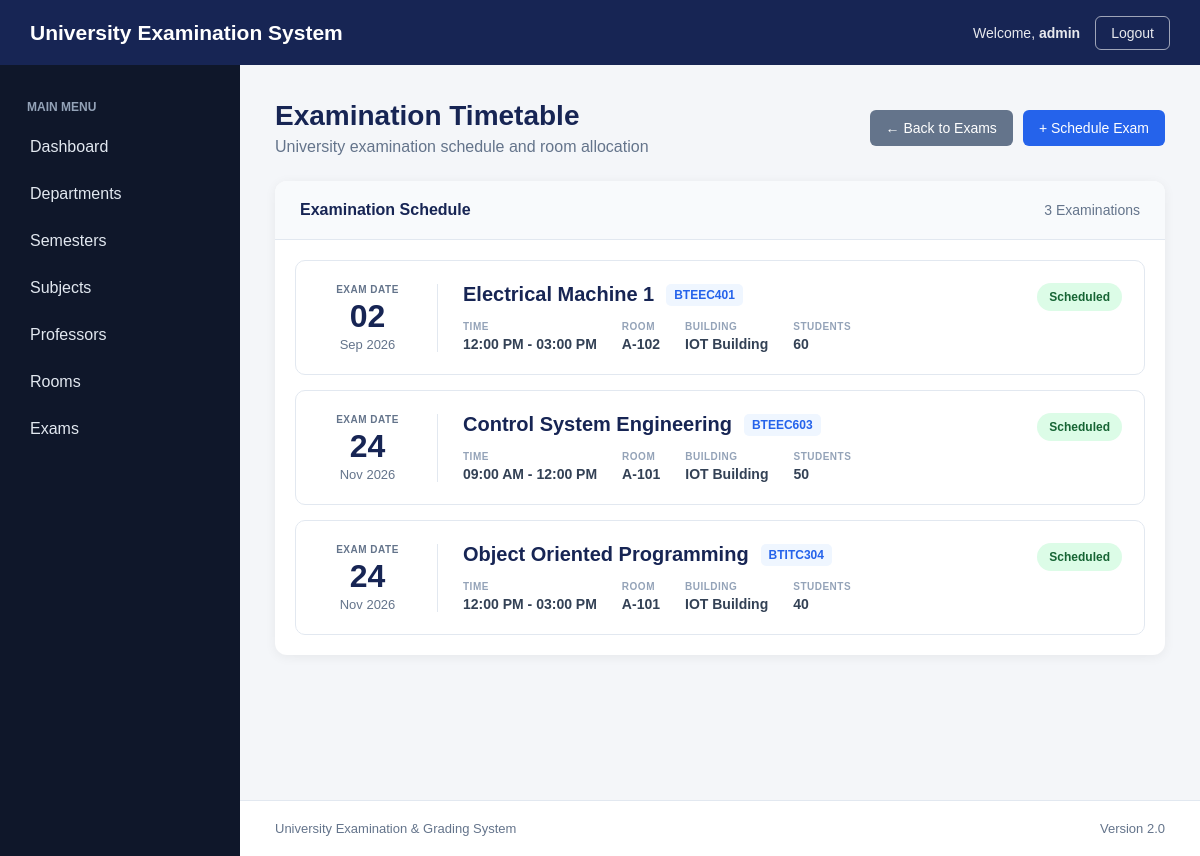
Page /exams/timetable/ (signed in) on the committed database.
### academics/models.py (models this page shows, shortened)
class Exam(models.Model):
    subject = models.ForeignKey(
        Subject,
        on_delete=models.CASCADE,
        related_name="exams"
    )
    room = models.ForeignKey(
        Room,
        on_delete=models.PROTECT,
        related_name="exams"
    )
    exam_date = models.DateField()
    start_time = models.TimeField()
    end_time = models.TimeField()
    student_count = models.PositiveIntegerField()
    created_at = models.DateTimeField(
        auto_now_add=True
    )

class Subject(models.Model):
    semester = models.ForeignKey(
        Semester,
        on_delete=models.CASCADE,
        related_name="subjects"
    )
    name = models.CharField(
        max_length=150
    )
    code = models.CharField(
        max_length=30,
        unique=True
    )
    credits = models.PositiveIntegerField()
    professors = models.ManyToManyField(
        Professor,
        related_name="subjects",
        blank=True
    )

class Room(models.Model):
    room_number = models.CharField(
        max_length=20,
        unique=True
    )
    building = models.CharField(
        max_length=100
    )
    capacity = models.PositiveIntegerField()

### academics/views.py (the view)
@login_required
def exam_timetable(request):
    exams = Exam.objects.select_related(
        "subject",
        "room"
    ).order_by(
        "exam_date",
        "start_time"
    )
    return render(
        request,
        "academics/exam_timetable.html",
        {
            "exams": exams
        }
    )

### academics/templates/academics/exam_timetable.html (shortened to what this page needs)
{% extends "academics/base.html" %}
{% block content %}
<div class="page-header">
    <div>
        <h1 class="page-title">
            Examination Timetable
        </h1>
        <p class="page-description">
            University examination schedule and room allocation
        </p>
    </div>
    <div class="timetable-actions">
        <a
            href="{% url 'exams' %}"
            class="btn btn-secondary"
        >
            ← Back to Exams
        </a>
        <a
            href="{% url 'exam_create' %}"
            class="btn btn-primary"
        >
            + Schedule Exam
        </a>
    </div>
</div>
<div class="timetable-container">
    {% if exams %}
        <div class="timetable-header">
            <div>
                Examination Schedule
            </div>
            <div>
                {{ exams|length }} Examination{{ exams|length|pluralize }}
            </div>
        </div>
        <div class="timetable-list">
            {% for exam in exams %}
                <div class="timetable-card">
                    <div class="timetable-date">
                        <div class="date-label">
                            EXAM DATE
                        </div>
                        <div class="date-value">
                            {{ exam.exam_date|date:"d" }}
                        </div>
                        <div class="month-value">
                            {{ exam.exam_date|date:"M Y" }}
                        </div>
                    </div>
                    <div class="timetable-details">
                        <div class="exam-subject">
                            <h2>
                                {{ exam.subject.name }}
                            </h2>
                            <span class="subject-code">
                                {{ exam.subject.code }}
                            </span>
                        </div>
                        <div class="exam-info-row">
                            <div class="exam-info-item">
                                <span class="info-label">
                                    TIME
                                </span>
                                <span class="info-value">
                                    {{ exam.start_time|time:"h:i A" }}
                                    -
                                    {{ exam.end_time|time:"h:i A" }}
                                </span>
                            </div>
                            <div class="exam-info-item">
                                <span class="info-label">
                                    ROOM
                                </span>
                                <span class="info-value">
                                    {{ exam.room.room_number }}
                                </span>
                            </div>
                            <div class="exam-info-item">
                                <span class="info-label">
                                    BUILDING
                                </span>
                                <span class="info-value">
                                    {{ exam.room.building }}
                                </span>
                            </div>
                            <div class="exam-info-item">
                                <span class="info-label">
                                    STUDENTS
                                </span>
                                <span class="info-value">
                                    {{ exam.student_count }}
                                </span>
                            </div>
                        </div>
                    </div>
                    <div class="exam-status">
                        <span class="status-badge">
                            Scheduled
                        </span>
                    </div>
                </div>
            {% endfor %}
        </div>
    {% endif %}
</div>
{% endblock %}

### academics/templates/academics/base.html (shortened to what this page needs)
{% load static %}
<!DOCTYPE html>
<html lang="en">
<head>
    <link
        rel="stylesheet"
        href="{% static 'academics/css/style.css' %}"
    >
</head>
<body>
<header class="topbar">
    <div class="logo">
        University Examination System
    </div>
    <div class="topbar-right">
        {% if user.is_authenticated %}
            <span class="welcome-text">
                Welcome,
                <strong>
                    {{ user.username }}
                </strong>
            </span>
            <form
                method="POST"
                action="{% url 'logout' %}"
                class="logout-form"
            >
                <button
                    type="submit"
                    class="logout-button"
                >
                    Logout
                </button>
            </form>
        {% endif %}
    </div>
</header>
<div class="layout">
    <aside class="sidebar">
        <div class="sidebar-title">
            MAIN MENU
        </div>
        <a
            href="{% url 'home' %}"
            class="nav-link"
        >
            Dashboard
        </a>
        <a
            href="{% url 'departments' %}"
            class="nav-link"
        >
            Departments
        </a>
        <a
            href="{% url 'semesters' %}"
            class="nav-link"
        >
            Semesters
        </a>
        <a
            href="{% url 'subjects' %}"
            class="nav-link"
        >
            Subjects
        </a>
        <a
            href="{% url 'professors' %}"
            class="nav-link"
        >
            Professors
        </a>
        <a
            href="{% url 'rooms' %}"
            class="nav-link"
        >
            Rooms
        </a>
        <a
            href="{% url 'exams' %}"
            class="nav-link"
        >
            Exams
        </a>
    </aside>
    <main class="main-content">
        {% block content %}
        {% endblock %}
    </main>
</div>
<footer class="footer">
    <p>
        University Examination & Grading System
    </p>
    <p>
        Version 2.0
    </p>
</footer>
</body>
</html>

### academics/static/academics/css/style.css (style rules this page uses)
* { margin: 0; padding: 0; box-sizing: border-box; }
body { font-family: Arial, Helvetica, sans-serif; background-color: #f4f6f9; color: #222; }
.topbar { height: 65px; background-color: #172554; color: white; display: flex; align-items: center; justify-content: space-between; padding: 0 30px; position: fixed; top: 0; left: 0; right: 0; z-index: 1000; }
.logo { font-size: 21px; font-weight: bold; }
.topbar-right { font-size: 14px; opacity: 0.9; }
.layout { display: flex; min-height: calc(100vh - 65px); margin-top: 65px; }
.sidebar { width: 240px; background-color: #0f172a; padding: 25px 15px; position: fixed; top: 65px; bottom: 0; left: 0; }
.sidebar-title { color: #94a3b8; font-size: 12px; font-weight: bold; margin: 10px 12px 12px; }
.nav-link { display: block; color: #e2e8f0; text-decoration: none; padding: 12px 15px; margin-bottom: 5px; border-radius: 7px; transition: 0.2s; }
.main-content { margin-left: 240px; width: calc(100% - 240px); padding: 35px; }
.page-header { display: flex; justify-content: space-between; align-items: center; margin-bottom: 25px; }
.page-title { font-size: 28px; color: #172554; }
.page-description { margin-top: 6px; color: #64748b; }
.btn { display: inline-block; padding: 10px 16px; border-radius: 6px; text-decoration: none; border: none; cursor: pointer; font-size: 14px; }
.btn-primary { background-color: #2563eb; color: white; }
.btn-secondary { background-color: #64748b; color: white; }
.footer { margin-left: 240px; padding: 20px 35px; background-color: white; border-top: 1px solid #e2e8f0; color: #64748b; display: flex; justify-content: space-between; font-size: 13px; }
.topbar-right { display: flex; align-items: center; gap: 15px; }
.welcome-text { color: white; font-size: 14px; }
.welcome-text strong { font-weight: 600; }
.logout-form { display: inline; margin: 0; }
.logout-button { background: transparent; border: 1px solid rgba(255, 255, 255, 0.65); color: white; padding: 8px 15px; border-radius: 6px; cursor: pointer; font-size: 14px; transition: 0.2s ease; }
.timetable-actions { display: flex; gap: 10px; align-items: center; }
.timetable-container { background-color: white; border-radius: 12px; box-shadow: 0 2px 12px rgba(0, 0, 0, 0.06); overflow: hidden; }
.timetable-header { display: flex; justify-content: space-between; align-items: center; padding: 20px 25px; background-color: #f8fafc; border-bottom: 1px solid #e2e8f0; color: #172554; font-weight: 600; }
.timetable-header div:last-child { color: #64748b; font-size: 14px; font-weight: normal; }
.timetable-list { padding: 20px; }
.timetable-card { display: grid; grid-template-columns: 120px 1fr auto; gap: 25px; align-items: center; padding: 22px; margin-bottom: 15px; border: 1px solid #e2e8f0; border-radius: 10px; background-color: white; transition: 0.2s ease; }
.timetable-card:last-child { margin-bottom: 0; }
.timetable-date { text-align: center; padding-right: 20px; border-right: 1px solid #e2e8f0; }
.date-label { font-size: 10px; font-weight: bold; color: #64748b; letter-spacing: 0.5px; margin-bottom: 5px; }
.date-value { font-size: 32px; font-weight: bold; color: #172554; line-height: 1; }
.month-value { margin-top: 5px; font-size: 13px; color: #64748b; }
.exam-subject { display: flex; align-items: center; gap: 12px; margin-bottom: 15px; }
.exam-subject h2 { margin: 0; color: #172554; font-size: 20px; }
.subject-code { padding: 4px 8px; background-color: #eff6ff; color: #2563eb; border-radius: 5px; font-size: 12px; font-weight: 600; }
.exam-info-row { display: flex; flex-wrap: wrap; gap: 25px; }
.exam-info-item { display: flex; flex-direction: column; gap: 4px; }
.info-label { font-size: 10px; font-weight: bold; color: #94a3b8; letter-spacing: 0.5px; }
.info-value { font-size: 14px; color: #334155; font-weight: 600; }
.exam-status { align-self: start; }
.status-badge { display: inline-block; padding: 7px 12px; border-radius: 20px; background-color: #dcfce7; color: #166534; font-size: 12px; font-weight: 600; }

### rows in the picture
Exam: exam_date "02", exam_date "Sep 2026", subject.name "Electrical Machine 1", subject.code "BTEEC401", start_time "12:00 PM", end_time "03:00 PM", room.room_number "A-102", room.building "IOT Building", student_count "60"
Exam: exam_date "24", exam_date "Nov 2026", subject.name "Control System Engineering", subject.code "BTEEC603", start_time "09:00 AM", end_time "12:00 PM", room.room_number "A-101", room.building "IOT Building", student_count "50"
Exam: exam_date "24", exam_date "Nov 2026", subject.name "Object Oriented Programming", subject.code "BTITC304", start_time "12:00 PM", end_time "03:00 PM", room.room_number "A-101", room.building "IOT Building", student_count "40"

### other values in the picture
{{ user.username }} "admin"
{{ exams|length }} "3"
